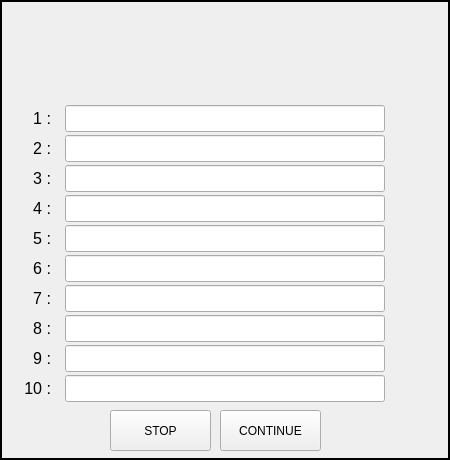
<?xml version="1.0" encoding="UTF-8"?>
<ui version="4.0">
 <class>UserMessageDialog</class>
 <widget class="QDialog" name="UserMessageDialog">
  <property name="geometry">
   <rect>
    <x>0</x>
    <y>0</y>
    <width>450</width>
    <height>460</height>
   </rect>
  </property>
  <property name="windowTitle">
   <string>Dialog</string>
  </property>
  <widget class="QPushButton" name="stopButton">
   <property name="geometry">
    <rect>
     <x>110</x>
     <y>410</y>
     <width>101</width>
     <height>41</height>
    </rect>
   </property>
   <property name="text">
    <string>STOP</string>
   </property>
   <property name="autoDefault">
    <bool>false</bool>
   </property>
  </widget>
  <widget class="QPushButton" name="continueButton">
   <property name="geometry">
    <rect>
     <x>220</x>
     <y>410</y>
     <width>101</width>
     <height>41</height>
    </rect>
   </property>
   <property name="text">
    <string>CONTINUE</string>
   </property>
   <property name="autoDefault">
    <bool>false</bool>
   </property>
  </widget>
  <widget class="QLabel" name="requestLabel">
   <property name="geometry">
    <rect>
     <x>0</x>
     <y>0</y>
     <width>450</width>
     <height>100</height>
    </rect>
   </property>
   <property name="text">
    <string/>
   </property>
  </widget>
  <widget class="QLineEdit" name="requestEdit01">
   <property name="geometry">
    <rect>
     <x>65</x>
     <y>105</y>
     <width>320</width>
     <height>27</height>
    </rect>
   </property>
   <property name="font">
    <font>
     <family>Tahoma</family>
     <pointsize>12</pointsize>
    </font>
   </property>
   <property name="text">
    <string/>
   </property>
   <property name="alignment">
    <set>Qt::AlignmentFlag::AlignCenter</set>
   </property>
  </widget>
  <widget class="QLineEdit" name="requestEdit02">
   <property name="geometry">
    <rect>
     <x>65</x>
     <y>135</y>
     <width>320</width>
     <height>27</height>
    </rect>
   </property>
   <property name="font">
    <font>
     <family>Tahoma</family>
     <pointsize>12</pointsize>
    </font>
   </property>
   <property name="text">
    <string/>
   </property>
   <property name="alignment">
    <set>Qt::AlignmentFlag::AlignCenter</set>
   </property>
  </widget>
  <widget class="QLineEdit" name="requestEdit03">
   <property name="geometry">
    <rect>
     <x>65</x>
     <y>165</y>
     <width>320</width>
     <height>27</height>
    </rect>
   </property>
   <property name="font">
    <font>
     <family>Tahoma</family>
     <pointsize>12</pointsize>
    </font>
   </property>
   <property name="text">
    <string/>
   </property>
   <property name="alignment">
    <set>Qt::AlignmentFlag::AlignCenter</set>
   </property>
  </widget>
  <widget class="QLineEdit" name="requestEdit04">
   <property name="geometry">
    <rect>
     <x>65</x>
     <y>195</y>
     <width>320</width>
     <height>27</height>
    </rect>
   </property>
   <property name="font">
    <font>
     <family>Tahoma</family>
     <pointsize>12</pointsize>
    </font>
   </property>
   <property name="text">
    <string/>
   </property>
   <property name="alignment">
    <set>Qt::AlignmentFlag::AlignCenter</set>
   </property>
  </widget>
  <widget class="QLineEdit" name="requestEdit05">
   <property name="geometry">
    <rect>
     <x>65</x>
     <y>225</y>
     <width>320</width>
     <height>27</height>
    </rect>
   </property>
   <property name="font">
    <font>
     <family>Tahoma</family>
     <pointsize>12</pointsize>
    </font>
   </property>
   <property name="text">
    <string/>
   </property>
   <property name="alignment">
    <set>Qt::AlignmentFlag::AlignCenter</set>
   </property>
  </widget>
  <widget class="QLineEdit" name="requestEdit06">
   <property name="geometry">
    <rect>
     <x>65</x>
     <y>255</y>
     <width>320</width>
     <height>27</height>
    </rect>
   </property>
   <property name="font">
    <font>
     <family>Tahoma</family>
     <pointsize>12</pointsize>
    </font>
   </property>
   <property name="text">
    <string/>
   </property>
   <property name="alignment">
    <set>Qt::AlignmentFlag::AlignCenter</set>
   </property>
  </widget>
  <widget class="QLineEdit" name="requestEdit07">
   <property name="geometry">
    <rect>
     <x>65</x>
     <y>285</y>
     <width>320</width>
     <height>27</height>
    </rect>
   </property>
   <property name="font">
    <font>
     <family>Tahoma</family>
     <pointsize>12</pointsize>
    </font>
   </property>
   <property name="text">
    <string/>
   </property>
   <property name="alignment">
    <set>Qt::AlignmentFlag::AlignCenter</set>
   </property>
  </widget>
  <widget class="QLineEdit" name="requestEdit08">
   <property name="geometry">
    <rect>
     <x>65</x>
     <y>315</y>
     <width>320</width>
     <height>27</height>
    </rect>
   </property>
   <property name="font">
    <font>
     <family>Tahoma</family>
     <pointsize>12</pointsize>
    </font>
   </property>
   <property name="text">
    <string/>
   </property>
   <property name="alignment">
    <set>Qt::AlignmentFlag::AlignCenter</set>
   </property>
  </widget>
  <widget class="QLineEdit" name="requestEdit09">
   <property name="geometry">
    <rect>
     <x>65</x>
     <y>345</y>
     <width>320</width>
     <height>27</height>
    </rect>
   </property>
   <property name="font">
    <font>
     <family>Tahoma</family>
     <pointsize>12</pointsize>
    </font>
   </property>
   <property name="text">
    <string/>
   </property>
   <property name="alignment">
    <set>Qt::AlignmentFlag::AlignCenter</set>
   </property>
  </widget>
  <widget class="QLineEdit" name="requestEdit10">
   <property name="geometry">
    <rect>
     <x>65</x>
     <y>375</y>
     <width>320</width>
     <height>27</height>
    </rect>
   </property>
   <property name="font">
    <font>
     <family>Tahoma</family>
     <pointsize>12</pointsize>
    </font>
   </property>
   <property name="text">
    <string/>
   </property>
   <property name="alignment">
    <set>Qt::AlignmentFlag::AlignCenter</set>
   </property>
  </widget>
  <widget class="QLabel" name="requestLabel01">
   <property name="geometry">
    <rect>
     <x>20</x>
     <y>105</y>
     <width>31</width>
     <height>26</height>
    </rect>
   </property>
   <property name="font">
    <font>
     <family>Tahoma</family>
     <pointsize>12</pointsize>
    </font>
   </property>
   <property name="text">
    <string>1 :</string>
   </property>
   <property name="alignment">
    <set>Qt::AlignmentFlag::AlignRight|Qt::AlignmentFlag::AlignTrailing|Qt::AlignmentFlag::AlignVCenter</set>
   </property>
  </widget>
  <widget class="QLabel" name="requestLabel02">
   <property name="geometry">
    <rect>
     <x>20</x>
     <y>135</y>
     <width>31</width>
     <height>26</height>
    </rect>
   </property>
   <property name="font">
    <font>
     <family>Tahoma</family>
     <pointsize>12</pointsize>
    </font>
   </property>
   <property name="text">
    <string>2 :</string>
   </property>
   <property name="alignment">
    <set>Qt::AlignmentFlag::AlignRight|Qt::AlignmentFlag::AlignTrailing|Qt::AlignmentFlag::AlignVCenter</set>
   </property>
  </widget>
  <widget class="QLabel" name="requestLabel03">
   <property name="geometry">
    <rect>
     <x>20</x>
     <y>165</y>
     <width>31</width>
     <height>26</height>
    </rect>
   </property>
   <property name="font">
    <font>
     <family>Tahoma</family>
     <pointsize>12</pointsize>
    </font>
   </property>
   <property name="text">
    <string>3 :</string>
   </property>
   <property name="alignment">
    <set>Qt::AlignmentFlag::AlignRight|Qt::AlignmentFlag::AlignTrailing|Qt::AlignmentFlag::AlignVCenter</set>
   </property>
  </widget>
  <widget class="QLabel" name="requestLabel04">
   <property name="geometry">
    <rect>
     <x>20</x>
     <y>195</y>
     <width>31</width>
     <height>26</height>
    </rect>
   </property>
   <property name="font">
    <font>
     <family>Tahoma</family>
     <pointsize>12</pointsize>
    </font>
   </property>
   <property name="text">
    <string>4 :</string>
   </property>
   <property name="alignment">
    <set>Qt::AlignmentFlag::AlignRight|Qt::AlignmentFlag::AlignTrailing|Qt::AlignmentFlag::AlignVCenter</set>
   </property>
  </widget>
  <widget class="QLabel" name="requestLabel05">
   <property name="geometry">
    <rect>
     <x>20</x>
     <y>225</y>
     <width>31</width>
     <height>26</height>
    </rect>
   </property>
   <property name="font">
    <font>
     <family>Tahoma</family>
     <pointsize>12</pointsize>
    </font>
   </property>
   <property name="text">
    <string>5 :</string>
   </property>
   <property name="alignment">
    <set>Qt::AlignmentFlag::AlignRight|Qt::AlignmentFlag::AlignTrailing|Qt::AlignmentFlag::AlignVCenter</set>
   </property>
  </widget>
  <widget class="QLabel" name="requestLabel06">
   <property name="geometry">
    <rect>
     <x>20</x>
     <y>255</y>
     <width>31</width>
     <height>26</height>
    </rect>
   </property>
   <property name="font">
    <font>
     <family>Tahoma</family>
     <pointsize>12</pointsize>
    </font>
   </property>
   <property name="text">
    <string>6 :</string>
   </property>
   <property name="alignment">
    <set>Qt::AlignmentFlag::AlignRight|Qt::AlignmentFlag::AlignTrailing|Qt::AlignmentFlag::AlignVCenter</set>
   </property>
  </widget>
  <widget class="QLabel" name="requestLabel07">
   <property name="geometry">
    <rect>
     <x>20</x>
     <y>285</y>
     <width>31</width>
     <height>26</height>
    </rect>
   </property>
   <property name="font">
    <font>
     <family>Tahoma</family>
     <pointsize>12</pointsize>
    </font>
   </property>
   <property name="text">
    <string>7 :</string>
   </property>
   <property name="alignment">
    <set>Qt::AlignmentFlag::AlignRight|Qt::AlignmentFlag::AlignTrailing|Qt::AlignmentFlag::AlignVCenter</set>
   </property>
  </widget>
  <widget class="QLabel" name="requestLabel08">
   <property name="geometry">
    <rect>
     <x>20</x>
     <y>315</y>
     <width>31</width>
     <height>26</height>
    </rect>
   </property>
   <property name="font">
    <font>
     <family>Tahoma</family>
     <pointsize>12</pointsize>
    </font>
   </property>
   <property name="text">
    <string>8 :</string>
   </property>
   <property name="alignment">
    <set>Qt::AlignmentFlag::AlignRight|Qt::AlignmentFlag::AlignTrailing|Qt::AlignmentFlag::AlignVCenter</set>
   </property>
  </widget>
  <widget class="QLabel" name="requestLabel09">
   <property name="geometry">
    <rect>
     <x>20</x>
     <y>345</y>
     <width>31</width>
     <height>26</height>
    </rect>
   </property>
   <property name="font">
    <font>
     <family>Tahoma</family>
     <pointsize>12</pointsize>
    </font>
   </property>
   <property name="text">
    <string>9 :</string>
   </property>
   <property name="alignment">
    <set>Qt::AlignmentFlag::AlignRight|Qt::AlignmentFlag::AlignTrailing|Qt::AlignmentFlag::AlignVCenter</set>
   </property>
  </widget>
  <widget class="QLabel" name="requestLabel10">
   <property name="geometry">
    <rect>
     <x>20</x>
     <y>375</y>
     <width>31</width>
     <height>26</height>
    </rect>
   </property>
   <property name="font">
    <font>
     <family>Tahoma</family>
     <pointsize>12</pointsize>
    </font>
   </property>
   <property name="text">
    <string>10 :</string>
   </property>
   <property name="alignment">
    <set>Qt::AlignmentFlag::AlignRight|Qt::AlignmentFlag::AlignTrailing|Qt::AlignmentFlag::AlignVCenter</set>
   </property>
  </widget>
  <widget class="QFrame" name="dialogFrame">
   <property name="geometry">
    <rect>
     <x>0</x>
     <y>0</y>
     <width>450</width>
     <height>460</height>
    </rect>
   </property>
   <property name="frameShape">
    <enum>QFrame::Shape::Box</enum>
   </property>
   <property name="frameShadow">
    <enum>QFrame::Shadow::Plain</enum>
   </property>
   <property name="lineWidth">
    <number>2</number>
   </property>
  </widget>
  <zorder>dialogFrame</zorder>
  <zorder>requestLabel</zorder>
  <zorder>stopButton</zorder>
  <zorder>continueButton</zorder>
  <zorder>requestEdit01</zorder>
  <zorder>requestEdit02</zorder>
  <zorder>requestEdit03</zorder>
  <zorder>requestEdit04</zorder>
  <zorder>requestEdit05</zorder>
  <zorder>requestEdit06</zorder>
  <zorder>requestEdit07</zorder>
  <zorder>requestEdit08</zorder>
  <zorder>requestEdit09</zorder>
  <zorder>requestEdit10</zorder>
  <zorder>requestLabel01</zorder>
  <zorder>requestLabel02</zorder>
  <zorder>requestLabel03</zorder>
  <zorder>requestLabel04</zorder>
  <zorder>requestLabel05</zorder>
  <zorder>requestLabel06</zorder>
  <zorder>requestLabel07</zorder>
  <zorder>requestLabel08</zorder>
  <zorder>requestLabel09</zorder>
  <zorder>requestLabel10</zorder>
 </widget>
 <resources/>
 <connections/>
</ui>
